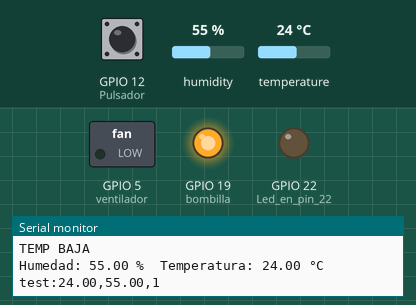
This sketch was run on a simulated ESP32. On the bench: switched loads named in the sketch (green lamp = pin HIGH), output pins drawn as LEDs (lit = HIGH), the last lines printed to the serial monitor. The test bench sets the inputs (shaded band); at power-on: temperature 24 °C, GPIO 12 (Pulsador) HIGH, humidity 55 %. WiFi joins after 1.5 s; servers stay silent unless stated; no MQTT or app messages arrive unless stated.

Above: at 7.7 s.
7.8 s: temperature set to 27 °C
16.5 s: temperature set to 30 °C
At 24.2 s:
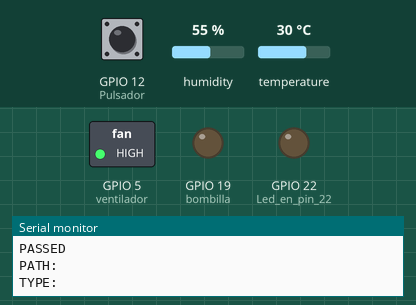
24.5 s: GPIO 12 (Pulsador) pulled LOW for 3 s
At 26.0 s:
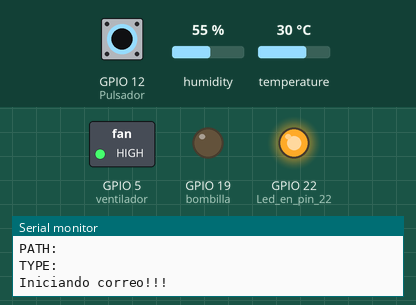
50.1 s: temperature set to 12 °C
At 58.4 s:
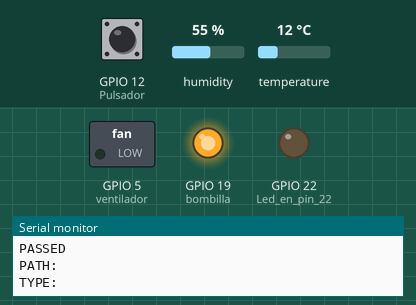
Timing chart, 0 to 59.9 s (numbered marks = the images above; inputs shaded):
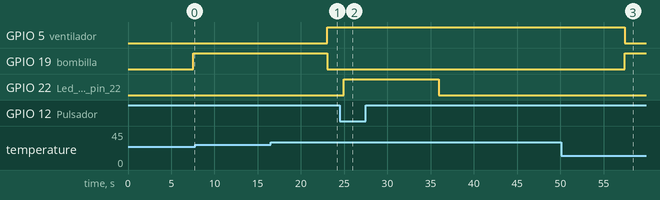

Measured:
- the behaviour switches between 28 and 29 °C on temperature (found by bisection; images 0 and 1)
- after the input at 16.5 s, GPIO 5 (ventilador): LOW → HIGH after 6.5 s; GPIO 19 (bombilla): HIGH → LOW after 6.5 s
- after the input at 24.5 s, GPIO 22 (Led_en_pin_22): LOW → HIGH after 0.44 s, → LOW 11.0 s later
- after the input at 50.1 s, GPIO 5 (ventilador): HIGH → LOW after 7.3 s; GPIO 19 (bombilla): LOW → HIGH after 7.3 s

The sketch:

blink_de_mi_codigo.ino
```cpp
#include <Arduino.h>
#include <WiFi.h>
#include <PubSubClient.h>
#include "DHT.h"
#include "ESP32_MailClient.h"

/** THING SPEAKER _ GRAPH **/
#include "ThingSpeak.h"
unsigned long channelID = 1576455;                //ID de vuestro canal.
const char* WriteAPIKey = "KD9B7AXALG43J9E0";     //Write API Key de vuestro canal.

//***************************************
//*** Firebase - Injection nodemcu ******
//***************************************
#if defined(ESP32)
#elif defined(ESP8266)
#include <ESP8266WiFi.h>
#endif
#include <Firebase_ESP_Client.h>

/**Helpers - Firebase*/
#include <addons/TokenHelper.h>
#include <addons/RTDBHelper.h>

/** Credenciales - Firebase**/
#define API_KEY "AIzaSyC8CDTVvnRGXBvGEnfYutG7CNNn1cboFMw"
#define DATABASE_URL "proyecto-iot-esp32-default-rtdb.firebaseio.com" //<databaseName>.firebaseio.com or <databaseName>.<region>.firebasedatabase.app

// Define Object Firebase
FirebaseData fbdo;
FirebaseAuth auth;
FirebaseConfig config;
unsigned long sendDataPrevMillis = 0;
bool signupOK = false;

int  flag_venti;
int  flag_bombilla;


//***************************************
//*** MQTT CONFIG (conexión al broker)***
//***************************************
const char *mqtt_server = "node02.myqtthub.com";
const int mqtt_port = 1883;
const char *mqtt_user = "esp12E";
const char *mqtt_pass = "esp32";

const char *root_topic_subscribe = "Temperatura/esp32";
const char *root_topic_publish = "Temperatura/public_esp32";

const char *root_topic_subscribe1 = "Humedad/esp32";
const char *root_topic_publish1 = "Humedad/public_esp32";

const char *root_topic_subscribe2 = "Door/esp32";
const char *root_topic_publish2 = "Door/public_esp32";


//***************************************
//***** DECLARAMOS VARIABLES (correo)****
//***************************************
SMTPData datosSMTP;
int boton=0;
int cuenta=0;


//***************************************
//*** WIFI CONFIG (conexión a la red)****
//***************************************
char ssid[] = "FLIA CENTENO";
const char* password = "SomosUno";


//**************************************
//***  GLOBALES (variables)  ***********
//**************************************
WiFiClient espClient;
PubSubClient client(espClient);
char msg[25];
long count=0;


//************************
//** F U N C I O N E S ***
//************************
void callback(char* topic, byte* payload, unsigned int length);
void reconnect();
void setup_wifi();


//***************************************
//**** SENSOR HUMEDAD & TEMPERATURA *****
//***************************************
#define DHTPIN 23
#define DHTTYPE DHT11

// Declaramsos variables & pines
int ventilador = 5;
int bombilla = 19;

// Inicializamos el sensor DHT11
DHT dht(DHTPIN, DHTTYPE);


void setup()
{
  Serial.begin(115200);
  setup_wifi();
  client.setServer(mqtt_server, mqtt_port);
  client.setCallback(callback);

  /** -------- Configuramos ThingSpeak -------- **/
  ThingSpeak.begin(espClient);


  /**----------- Configuramos Firebase --------**/

 /* Assign the api key (required) */
  config.api_key = API_KEY;

  /* Assign the RTDB URL (required) */
  config.database_url = DATABASE_URL;

  /* Sign up */
  if (Firebase.signUp(&config, &auth, "", "")){
    Serial.println("ok");
    signupOK = true;
  }
  else{
    Serial.printf("%s\n", config.signer.signupError.message.c_str());
  }

  /* Assign the callback function for the long running token generation task */
  config.token_status_callback = tokenStatusCallback; //see addons/TokenHelper.h

  Firebase.begin(&config, &auth);
  Firebase.reconnectWiFi(true);

  /**-------- End Configuramos Firebase --------**/


  //DHT11 - configuramos las salidas
  pinMode(ventilador,OUTPUT);
  pinMode(bombilla,OUTPUT);
  pinMode(22, OUTPUT);//Led en pin 22
  pinMode(12, INPUT);//Pulsador

  // Comenzamos el sensor DHT
  dht.begin();
}

void loop()
{
  // Corremos sistema de temperatura y retorna la data "temp,humd,door"
  String data = sistemaTemperatura();
  if(data == "err,err,err" ){return;}

  /*** Conexion CLiente Thing Speaker ----- **/
  ThingSpeak.writeFields(channelID,WriteAPIKey);

  //******** split data *******//
  float temp = getValue(data,',',0).toFloat();
  float humd = getValue(data,',',1).toFloat();
  int door = getValue(data,',',2).toFloat();
  //***************************//


  /*** PUBLICAR DATOS EN FIREBASE **/
  Serial.print("Testeando Temperatura:");
  Serial.println(humd);
  // publish_db(float S_temp, float S_hum , int S_door ,int A_ventilador, int A_LuzEntrada, int A_habLuz)

    publish_db(temp,humd,1,flag_venti,0,flag_bombilla);
    delay(500);
  /*** END - PUBLICAR DATOS EN FIREBASE **/


  /** Enviamos datos a thingspeaker **/
  ThingSpeak.setField(1,temp);
  ThingSpeak.setField(2,humd);
  ThingSpeak.setField(3,door);
  ThingSpeak.setField(4,flag_venti);
  ThingSpeak.setField(5,flag_bombilla);


  // -----------------------------

  // corremos el envio de emails
  boton = digitalRead(12);

  if(boton==0){
  Serial.println();
  Serial.print("Iniciando correo!!!");
  delay(200);
  correo();
  }

  // -----------------------------

  if (!client.connected())
  {
    reconnect();
  }

  if (client.connected())
  {
    String str = "Publicando Topic: " + String(temp);
    str.toCharArray(msg,25);
    client.publish(root_topic_publish,msg);
    Serial.println();
    Serial.println(msg);


    String str1 = "Publicando Topic: " + String(humd);
    str1.toCharArray(msg,25);
    client.publish(root_topic_publish1,msg);
    Serial.println();
    Serial.println(msg);


    String str2 = "Publicando Topic: " + String(door);
    str2.toCharArray(msg,25);
    client.publish(root_topic_publish2,msg);
    Serial.println();
    Serial.println(msg);


    delay(5000);
  }
  client.loop();
}


//*****************************
//***    CONEXION WIFI      ***
//*****************************
void setup_wifi()
{
  delay(5000);
  // Nos conectamos a nuestra red Wifi
  Serial.println();
  Serial.print("Conectando a ssid: ");
  Serial.println(ssid);

  WiFi.begin(ssid, password);
  Serial.println(WiFi.status());

  while (WiFi.status() != WL_CONNECTED)
  {
    delay(500);
    Serial.print(".");
  }

  Serial.println("");
  Serial.println("Conectado a red WiFi!");
  Serial.println("Dirección IP: ");
  Serial.println(WiFi.localIP());
}


//******************************************
//*** CONEXION MQTT (conexión al broker) ***
//******************************************
void reconnect()
{
  while (!client.connected())
  {
    Serial.print("Intentando conectar al Broker...");
    // Creamos un cliente ID
    String clientId = "Micro_esp";

    // Intentamos conectar
    if (client.connect(clientId.c_str(),mqtt_user,mqtt_pass))
   {
      Serial.println("Conectado al broker!");

      // Nos suscribimos
      if(client.subscribe(root_topic_subscribe))
      {
        Serial.println("Suscripción a topic "+ String(root_topic_subscribe));
      }
      else
      {
        Serial.println("fallo Suscripción a topic "+ String(root_topic_subscribe));
      }
    }
    else
    {
      Serial.print("falló conexión a broker: (con error -> ");
      Serial.print(client.state());
      Serial.println(" Intentamos de nuevo en 5 segundos");
      delay(5000);
    }
  }
}


//*****************************
//***       CALLBACK        ***
//*****************************
void callback(char* topic, byte* payload, unsigned int length)
{
  String incoming = "";
  Serial.print("Mensaje recibido desde -> ");
  Serial.print(topic);
  Serial.println("");
  for (int i = 0; i < length; i++)
  {
    incoming += (char)payload[i];
  }
  incoming.trim();
  Serial.println("Mensaje -> " + incoming);
}


//*****************************
//***       DHT11           ***
//*****************************

String sistemaTemperatura(){
    // Esperamos 1 min entre medidas
  delay(1000);

  // Leemos la humedad relativa
  float h = dht.readHumidity();

  // Leemos la temperatura en grados centígrados (por defecto)
  float t = dht.readTemperature();

   // Comprobamos si ha habido algún error en la lectura
  if (isnan(h) || isnan(t)) {
    Serial.println("Error obteniendo los datos del sensor DHT11");
    return "err,err,err";
  }


  sistemaVentilacion(t);

  // Calcular el índice de calor en grados centígrados
  float hic = dht.computeHeatIndex(t, h, false);

  Serial.print("Humedad: ");
  Serial.print(h);
  Serial.print(" %\t");
  Serial.print("Temperatura: ");
  Serial.print(t);
  Serial.print(" °C ");
  Serial.println();


  //flag
  String d = "1";
  String te ="";
  String hu ="";
  te.concat(t);
  hu.concat(h);
  String data = strJoin(te,hu,d);

  Serial.print("test:");
  Serial.println(data);
  return data;
}

String strJoin(String v1,String v2,String v3){
  String coma =",";
  String lg = v1+coma+v2+coma+v3;
return lg;
}

void sistemaVentilacion(float temperatura){
  if(temperatura < 27){
      digitalWrite(bombilla,HIGH);
      digitalWrite(ventilador,LOW);
      Serial.println();
      Serial.println("TEMP BAJA");
      flag_venti = 0;
      flag_bombilla = 1;
      return;
    }
  if(temperatura >= 29){

      digitalWrite(bombilla,LOW);
      digitalWrite(ventilador,HIGH);
      Serial.println();
    Serial.println("TEMP ALTA");

      flag_venti = 1;
      flag_bombilla = 0;
    return;
  }
}


//****************************************
//*** EMAIL CONFIG (conexión al correo)***
//****************************************
// Para enviar correos electrónicos usando Gmail, use el puerto 465 (SSL) y el servidor SMTP smtp.gmail.com
//Hay que habilitar la opción de aplicación menos segura https://myaccount.google.com/u/1/security
// El objeto SMTPData contiene configuración y datos para enviar

void correo(){
digitalWrite(22, HIGH);

//Configuración del servidor de correo electrónico SMTP, host, puerto, cuenta y contraseña
datosSMTP.setLogin("smtp.gmail.com", 465, "electivaiotunisangil@gmail.com", "ElectivaIOT20");

// Establecer el nombre del remitente y el correo electrónico
datosSMTP.setSender("Lab3_ESP32", "johcen182@hotmail.com");

// Establezca la prioridad o importancia del correo electrónico High, Normal, Low o 1 a 5 (1 es el más alto)
datosSMTP.setPriority("High");

// Establecer el asunto
datosSMTP.setSubject("Envio evidencias Laboratorio 3, terminado.");

// Establece el mensaje de correo electrónico en formato de texto (sin formato)
datosSMTP.setMessage("Hola somos el grupo de Johan, Harold & Eliana y nos estamos reportando", false);

// Agregar destinatarios, se puede agregar más de un destinatario
datosSMTP.addRecipient("haroldbarrera@unisangil.edu.co");

// Comience a enviar correo electrónico.
if (!MailClient.sendMail(datosSMTP))
Serial.println("Error enviando el correo, " + MailClient.smtpErrorReason());

// Borrar todos los datos del objeto datosSMTP para liberar memoria
datosSMTP.empty();
delay(10000);
digitalWrite(22, LOW);
}


//****************************************
//*** Dividir string***
//****************************************

String getValue(String data, char separator, int index)
{
  int found = 0;
  int strIndex[] = {0, -1};
  int maxIndex = data.length()-1;

  for(int i=0; i<=maxIndex && found<=index; i++){
    if(data.charAt(i)==separator || i==maxIndex){
        found++;
        strIndex[0] = strIndex[1]+1;
        strIndex[1] = (i == maxIndex) ? i+1 : i;
    }
  }

  return found>index ? data.substring(strIndex[0], strIndex[1]) : "";
}


//*****************************************
//******** FIREBASE Publish - Data ********
//*****************************************

void publish_db(float S_temp, float S_hum , int S_door ,int A_ventilador, int A_LuzEntrada, int A_habLuz){

  String path = "Proy-IoT/";

  if (Firebase.ready() && signupOK && (millis() - sendDataPrevMillis > 5000 || sendDataPrevMillis == 0)){
    sendDataPrevMillis = millis();


  Serial.print("bombilla:");
  Serial.println(A_habLuz);
  Serial.print("ventilador:");
  Serial.println(A_ventilador);

    /*** PUBLIC SENSORES **/
    // Creamos el path "/Proy-IoT/Sensores/Humedad"
    if (Firebase.RTDB.setFloat(&fbdo, path + "Sensores/humedad", S_hum)){
      Serial.println("PASSED");
      Serial.println("PATH: " + fbdo.dataPath());
      Serial.println("TYPE: " + fbdo.dataType());
    }
    else {
      Serial.println("FAILED");
      Serial.println("REASON: " + fbdo.errorReason());
    }

    // Creamos el path "/Proy-IoT/Sensores/Temperatura"
    if (Firebase.RTDB.setFloat(&fbdo, path + "Sensores/temperatura", S_temp)){
      Serial.println("PASSED");
      Serial.println("PATH: " + fbdo.dataPath());
      Serial.println("TYPE: " + fbdo.dataType());
    }
    else {
      Serial.println("FAILED");
      Serial.println("REASON: " + fbdo.errorReason());
    }

    // Creamos el path "/Proy-IoT/Sensores/proximidad"
    if (Firebase.RTDB.setInt(&fbdo, path + "Sensores/proximidad", S_door)){
      Serial.println("PASSED");
      Serial.println("PATH: " + fbdo.dataPath());
      Serial.println("TYPE: " + fbdo.dataType());
    }
    else {
      Serial.println("FAILED");
      Serial.println("REASON: " + fbdo.errorReason());
    }

    /*** PUBLIC ACTUADORES -string output **/
    if(A_LuzEntrada == 1){

        // Creamos el path "/Proy-IoT/Actuadores/puerta"
        if (Firebase.RTDB.setString(&fbdo, path + "Actuadores/entrada", "Encendida")){
          Serial.println("PASSED");
          Serial.println("PATH: " + fbdo.dataPath());
          Serial.println("TYPE: " + fbdo.dataType());
        }
        else {
          Serial.println("FAILED");
          Serial.println("REASON: " + fbdo.errorReason());
        }
      }else{
        // Creamos el path "/Proy-IoT/Actuadores/puerta"
        if (Firebase.RTDB.setString(&fbdo, path + "Actuadores/entrada", "Apagada")){
          Serial.println("PASSED");
          Serial.println("PATH: " + fbdo.dataPath());
          Serial.println("TYPE: " + fbdo.dataType());
        }
        else {
          Serial.println("FAILED");
          Serial.println("REASON: " + fbdo.errorReason());
        }
    }

    if(A_ventilador == 1){
          // Creamos el path "/Proy-IoT/Actuadores/ventilador"
          if (Firebase.RTDB.setString(&fbdo, path + "Actuadores/ventilador", "Encendido")){
            Serial.println("PASSED");
            Serial.println("PATH: " + fbdo.dataPath());
            Serial.println("TYPE: " + fbdo.dataType());
          }
          else {
            Serial.println("FAILED");
            Serial.println("REASON: " + fbdo.errorReason());
          }
    }else {

        // Creamos el path "/Proy-IoT/Actuadores/habPrincipal"
        if (Firebase.RTDB.setString(&fbdo, path + "Actuadores/ventilador", "Apagado")){
          Serial.println("PASSED");
          Serial.println("PATH: " + fbdo.dataPath());
          Serial.println("TYPE: " + fbdo.dataType());
        }
        else {
          Serial.println("FAILED");
          Serial.println("REASON: " + fbdo.errorReason());
        }
    }

    if(A_habLuz==1){
        // Creamos el path "/Proy-IoT/Actuadores/habPrincipal"
        if (Firebase.RTDB.setString(&fbdo, path + "Actuadores/habPrincipal", "Encendido")){
          Serial.println("PASSED");
          Serial.println("PATH: " + fbdo.dataPath());
          Serial.println("TYPE: " + fbdo.dataType());
        }
        else {
          Serial.println("FAILED");
          Serial.println("REASON: " + fbdo.errorReason());
        }

     }else {
        // Creamos el path "/Proy-IoT/Actuadores/habPrincipal"
        if (Firebase.RTDB.setString(&fbdo, path + "Actuadores/habPrincipal", "Apagado")){
          Serial.println("PASSED");
          Serial.println("PATH: " + fbdo.dataPath());
          Serial.println("TYPE: " + fbdo.dataType());
        }
        else {
          Serial.println("FAILED");
          Serial.println("REASON: " + fbdo.errorReason());
        }
     }
  }

}
```
